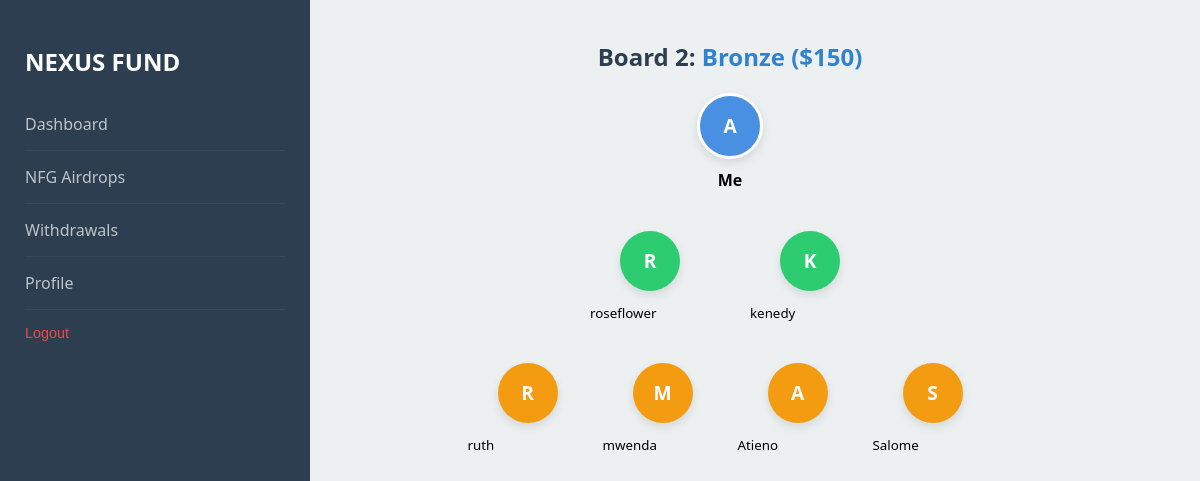
/matrix-tree/ (signed in), run on the app's committed database.
### matrix/models.py (models this page shows, shortened)
class MemberProfile(models.Model):
    user = models.OneToOneField(User, on_delete=models.CASCADE)
    full_name = models.CharField(max_length=255)
    balance = models.DecimalField(max_digits=10, decimal_places=2, default=0.00)
    ref_id = models.CharField(max_length=12, unique=True, blank=True)
    sponser = models.ForeignKey('self', on_delete=models.SET_NULL, null=True, blank=True, related_name='referrals')
    is_position_locked = models.BooleanField(default=False)
    wallet = models.DecimalField(max_digits=12, decimal_places=2, default=0.0)
    nfg_balance = models.DecimalField(max_digits=20, decimal_places=2, default=0.0)
    is_active = models.BooleanField(default=False)
    paid_referrals_count = models.IntegerField(default=0)
    payment_status = models.CharField(max_length=20, choices=[('pending', 'Pending'), ('paid', 'Paid')], default='pending')
    transaction_hash = models.CharField(max_length=100, unique=True, blank=True, null=True)
    is_already_placed_in_b1 = models.BooleanField(default=False)
    current_board = models.IntegerField(default=1)
    board_1_count_value = models.IntegerField(default=0, db_column='board_1_count')
    board_2_count = models.IntegerField(default=0)
    board_3_count = models.IntegerField(default=0)
    board_4_count = models.IntegerField(default=0)
    board_5_count = models.IntegerField(default=0)
    cycle_count = models.IntegerField(default=0)
    left_child_b1 = models.ForeignKey('self', on_delete=models.SET_NULL, null=True, blank=True, related_name='parent_l_b1')
    right_child_b1 = models.ForeignKey('self', on_delete=models.SET_NULL, null=True, blank=True, related_name='parent_r_b1')
    left_child_b2 = models.ForeignKey('self', on_delete=models.SET_NULL, null=True, blank=True, related_name='parent_l_b2')
    right_child_b2 = models.ForeignKey('self', on_delete=models.SET_NULL, null=True, blank=True, related_name='parent_r_b2')
    left_child_b3 = models.ForeignKey('self', on_delete=models.SET_NULL, null=True, blank=True, related_name='parent_l_b3')
    right_child_b3 = models.ForeignKey('self', on_delete=models.SET_NULL, null=True, blank=True, related_name='parent_r_b3')
    left_child_b4 = models.ForeignKey('self', on_delete=models.SET_NULL, null=True, blank=True, related_name='parent_l_b4')
    right_child_b4 = models.ForeignKey('self', on_delete=models.SET_NULL, null=True, blank=True, related_name='parent_r_b4')
    left_child_b5 = models.ForeignKey('self', on_delete=models.SET_NULL, null=True, blank=True, related_name='parent_l_b5')
    right_child_b5 = models.ForeignKey('self', on_delete=models.SET_NULL, null=True, blank=True, related_name='parent_r_b5')
    payment_order_id = models.CharField(max_length=100, blank=True, null=True)
    board_1_earned = models.DecimalField(max_digits=10, decimal_places=2, default=0.00)
    board_2_earned = models.DecimalField(max_digits=10, decimal_places=2, default=0.00)
    board_3_earned = models.DecimalField(max_digits=10, decimal_places=2, default=0.00)
    board_4_earned = models.DecimalField(max_digits=10, decimal_places=2, default=0.00)
    board_5_earned = models.DecimalField(max_digits=10, decimal_places=2, default=0.00)

### matrix/views.py (the view)
# urls.py: path('matrix-tree/', views.matrix_tree_view, name='matrix_tree'),
@login_required
def matrix_tree_view(request):
    p = request.user.memberprofile
    board = request.GET.get('board', '1')
    if board not in ['1', '2', '3', '4', '5']:
        board = '1'
    left_field = f'left_child_b{board}'
    right_field = f'right_child_b{board}'
    l1_left = getattr(p, left_field, None)
    l1_right = getattr(p, right_field, None)
    l2_ll = getattr(l1_left, left_field, None) if l1_left else None
    l2_lr = getattr(l1_left, right_field, None) if l1_left else None
    l2_rl = getattr(l1_right, left_field, None) if l1_right else None
    l2_rr = getattr(l1_right, right_field, None) if l1_right else None
    context = {
        'head': p,
        'l1_left': l1_left,
        'l1_right': l1_right,
        'l2_ll': l2_ll,
        'l2_lr': l2_lr,
        'l2_rl': l2_rl,
        'l2_rr': l2_rr,
        'current_board': board
    }
    return render(request, 'matrix/matrix_tree.html', context)

### matrix/templates/matrix/matrix_tree.html (shortened to what this page needs)
{% extends 'base.html' %}
{% block content %}
    <div class="tree-header" style="text-align: center; margin-bottom: 20px;">
        {% with view_board=request.GET.board|default:user.memberprofile.current_board %}
            <h2 style="color: #2c3e50;">
                Board {{ view_board }}:
                <span style="color: #3182ce;">
                    {% if view_board == "1" or view_board == 1 %} Starter ($50)
                    {% elif view_board == "2" or view_board == 2 %} Bronze ($150)
                    {% elif view_board == "3" or view_board == 3 %} Silver ($400)
                    {% elif view_board == "4" or view_board == 4 %} Gold ($1100)
                   {% elif view_board == "5" or view_board == 5 %} Diamond ($3400)
                    {% endif %}
                </span>
            </h2>
        {% endwith %}
    </div>
    <div style="width: 100%; text-align: center; margin-bottom: 20px;">
        <div class="user-node">
            <div class="avatar-circle color-me">{{ head.user.username|slice:":1"|upper }}</div>
            <strong>Me</strong>
        </div>
    </div>
    <div class="tree-row">
        <div class="user-node">
            <div class="avatar-circle {% if l1_left %}color-l1{% else %}color-empty{% endif %}">
                {% if l1_left %}{{ l1_left.user.username|slice:":1"|upper }}{% else %}?{% endif %}
            </div>
            <small>{{ l1_left.user.username|default:"Available" }}</small>
        </div>
        <div class="user-node">
            <div class="avatar-circle {% if l1_right %}color-l1{% else %}color-empty{% endif %}">
                {% if l1_right %}{{ l1_right.user.username|slice:":1"|upper }}{% else %}?{% endif %}
            </div>
            <small>{{ l1_right.user.username|default:"Available" }}</small>
        </div>
    </div>
    <div class="tree-row" style="gap: 15px;">
        <div class="user-node">
            <div class="avatar-circle {% if l2_ll %}color-l2{% else %}color-empty{% endif %}">
                {% if l2_ll %}{{ l2_ll.user.username|slice:":1"|upper }}{% else %}?{% endif %}
            </div>
            <small>{{ l2_ll.user.username|default:"Available" }}</small>
        </div>
        <div class="user-node">
            <div class="avatar-circle {% if l2_lr %}color-l2{% else %}color-empty{% endif %}">
                {% if l2_lr %}{{ l2_lr.user.username|slice:":1"|upper }}{% else %}?{% endif %}
            </div>
            <small>{{ l2_lr.user.username|default:"Available" }}</small>
        </div>
        <div class="user-node">
            <div class="avatar-circle {% if l2_rl %}color-l2{% else %}color-empty{% endif %}">
                {% if l2_rl %}{{ l2_rl.user.username|slice:":1"|upper }}{% else %}?{% endif %}
            </div>
            <small>{{ l2_rl.user.username|default:"Available" }}</small>
        </div>
        <div class="user-node">
            <div class="avatar-circle {% if l2_rr %}color-l2{% else %}color-empty{% endif %}">
                {% if l2_rr %}{{ l2_rr.user.username|slice:":1"|upper }}{% else %}?{% endif %}
            </div>
            <small>{{ l2_rr.user.username|default:"Available" }}</small>
        </div>
    </div>
</div>
{% endblock %}

### matrix/templates/base.html (shortened to what this page needs)
<!DOCTYPE html>
<html lang="en">
<head>
    <body>
      <div class="sidebar">
        <h2>NEXUS FUND</h2>
        <div class="nav-container">
            {% if user.is_authenticated %}
                <a href="{% url 'dashboard' %}" class="nav-item">Dashboard</a>
                <a href="{% url 'airdrops' %}" class="nav-item">NFG Airdrops</a>
                <a href="{% url 'withdrawals' %}" class="nav-item">Withdrawals</a>
                <a href="{% url 'profile' %}" class="nav-item">Profile</a>
                <form action="{% url 'logout' %}" method="post" class="logout-btn">
                    <button type="submit" class="nav-item" style="background:none; border:none; color: var(--danger); font-size: 0.9rem; cursor:pointer;">
                        Logout
                    </button>
                </form>
            {% else %}
                <a href="{% url 'login' %}" class="nav-item">Login</a>
                <a href="{% url 'register' %}" class="nav-item">Register</a>
            {% endif %}
        </div>
      </div>
      <div class="main-container">
        {% block content %}
        {% endblock %}
    </body>
</html>

### matrix/templates/base.html (style rules this page uses)
:root { --primary: #2c3e50; --accent: #27ae60; --dark: #1a252f; --light: #ecf0f1; --warning: #f39c12; --danger: #e74c3c; }
body { font-family: 'Segoe UI', Tahoma, Geneva, Verdana, sans-serif; background: var(--light); margin: 0; display: flex; flex-direction: column; }
.sidebar { width: 260px; background: var(--primary); height: 100vh; color: white; padding: 25px; position: fixed; left: 0; top: 0; z-index: 1000; transition: transform 0.3s ease; }
.main-container { margin-left: 260px; padding: 20px; width: calc(100% - 260px); min-height: 100vh; box-sizing: border-box; }
.nav-item { padding: 15px 0; border-bottom: 1px solid #34495e; cursor: pointer; color: #bdc3c7; text-decoration: none; display: block; transition: 0.3s; }

### matrix/templates/matrix/matrix_tree.html (style rules this page uses)
.avatar-circle { width: 60px; height: 60px; border-radius: 50%; margin: 0 auto 10px; display: flex; align-items: center; justify-content: center; font-weight: bold; font-size: 1.2rem; color: white; box-shadow: 0 4px 10px rgba(0,0,0,0.1); }
.user-node { display: inline-block; width: 120px; transition: transform 0.2s; }
.color-me { background: #4a90e2; border: 3px solid #fff; }
.color-l1 { background: #2ecc71; }
.color-l2 { background: #f39c12; }
.tree-row { display: flex; justify-content: center; gap: 40px; margin-top: 40px; position: relative; }

### data on the page
MemberProfile: user.username "A"
MemberProfile: user.username "R", user.username "roseflower"
MemberProfile: user.username "K", user.username "kenedy"
MemberProfile: user.username "R", user.username "ruth"
MemberProfile: user.username "M", user.username "mwenda"
MemberProfile: user.username "A", user.username "Atieno"
MemberProfile: user.username "S", user.username "Salome"

### other printed values
{{ view_board }} "2"
